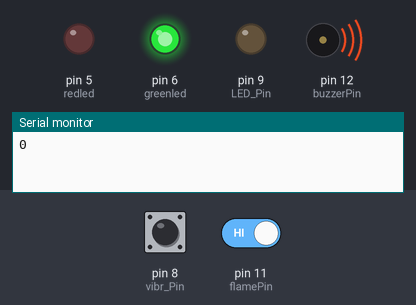
This sketch was run on a simulated Arduino Uno, built with avr-gcc and run on an emulated ATmega328P. Shown: output pins drawn as LEDs (lit = HIGH), buzzer (waves = sounding, pin HIGH), the last lines printed to the serial monitor. The test bench sets the inputs (shaded band); at power-on: pin 11 (flamePin) HIGH, pin 8 (vibr_Pin) LOW.

Above: at 1.2 s.
1.3 s: pin 11 (flamePin) driven LOW
At 3.3 s:
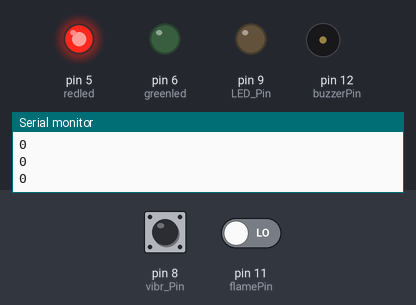
3.6 s: pin 11 (flamePin) driven HIGH
At 4.5 s:
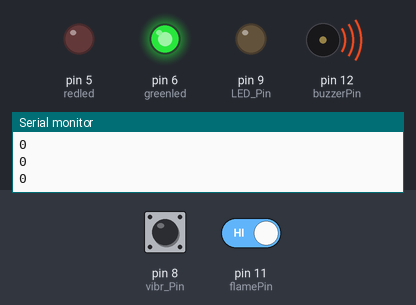
5.7 s: pin 8 (vibr_Pin) pulsed HIGH 2 times (0.12 s each, 0.3 s apart)
At 6.8 s:
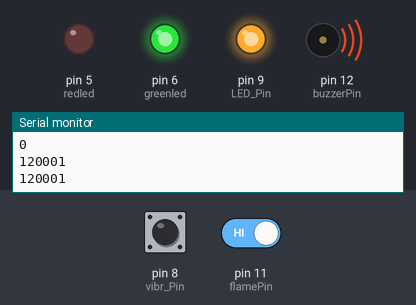
Timing chart, 0 to 8.7 s (numbered marks = the images above; inputs shaded):
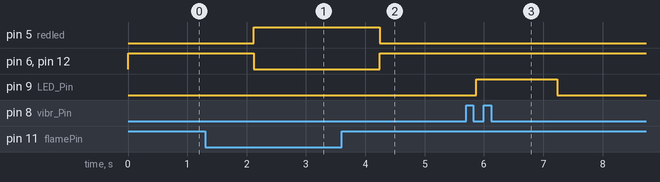

Measured:
- after the input at 1.3 s, pin 5 (redled): LOW → HIGH after 0.82 s; pin 6 (greenled), pin 12 (buzzerPin): HIGH → LOW after 0.82 s
- after the input at 3.6 s, pin 5 (redled): HIGH → LOW after 0.64 s; pin 6 (greenled), pin 12 (buzzerPin): LOW → HIGH after 0.64 s
- after the input at 5.7 s, pin 9 (LED_Pin): LOW → HIGH after 0.17 s, → LOW 1.4 s later

The sketch:

Earthquakeandfire.ino
```cpp
//Viral Science www.youtube.com/c/viralscience
//Arduino Flame and Vibration Sensor

const int buzzerPin = 12;
const int flamePin = 11;
int Flame = HIGH;
int redled = 5;
int greenled = 6;

int LED_Pin = 9;
int vibr_Pin = 8;

void setup()
{
  pinMode(buzzerPin, OUTPUT);
  pinMode(redled, OUTPUT);
  pinMode(greenled, OUTPUT);

  pinMode(flamePin, INPUT);

  pinMode(LED_Pin, OUTPUT);
  pinMode(vibr_Pin, INPUT);

  Serial.begin(9600);
}

void loop()
{
  // Flame Sensor
  Flame = digitalRead(flamePin);
  if (Flame == LOW)
  {
    digitalWrite(buzzerPin, LOW);
    digitalWrite(redled, HIGH);
    digitalWrite(greenled, LOW);
  }
  else
  {
    digitalWrite(buzzerPin, HIGH);
    digitalWrite(greenled, HIGH);
    digitalWrite(redled, LOW);
  }

  // Vibration Sensor
  long measurement = TP_init();
  delay(50);
  Serial.println(measurement);
  if (measurement > 1000)
  {
    digitalWrite(LED_Pin, HIGH);
  }
  else
  {
    digitalWrite(LED_Pin, LOW);
  }
}

long TP_init()
{
  delay(10);
  long measurement = pulseIn(vibr_Pin, HIGH);
  return measurement;
}
```
